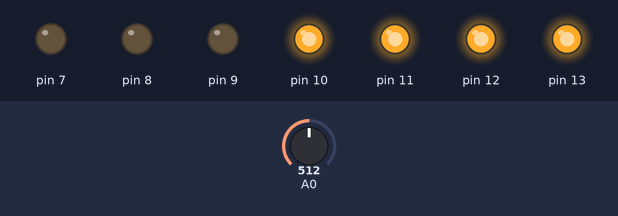
A sketch run on a simulated Arduino Uno, built with avr-gcc and run on an emulated ATmega328P. Parts: output pins drawn as LEDs (lit = HIGH). The test bench sets the inputs (shaded band); at power-on: A0 = 512.

Above: at 1.2 s.
1.3 s: A0 set to 575
2.8 s: A0 set to 592
At 3.2 s:
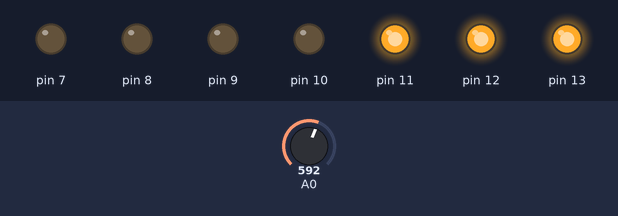
4.3 s: A0 set to 306
At 5.5 s:
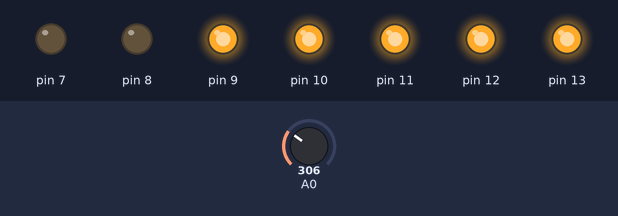
5.8 s: A0 set to 277
At 6.7 s:
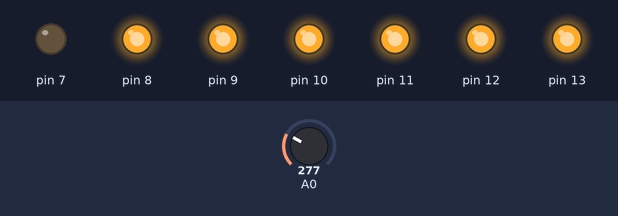
7.3 s: A0 set to 153
8.8 s: A0 set to 135
At 10.2 s:
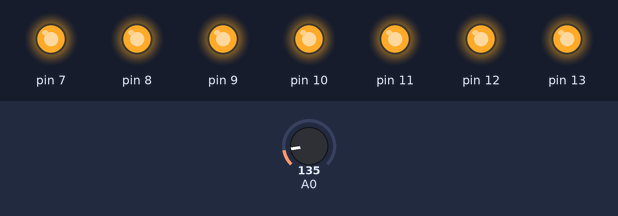
Timing chart, 0 to 11.3 s (numbered marks = the images above; inputs shaded):
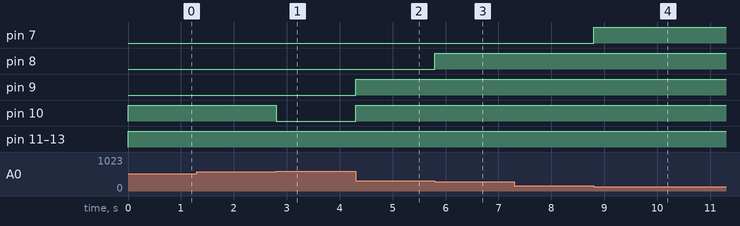

Measured:
- the behaviour switches between 584 and 585 on A0 (found by bisection; images 0 and 1)
- the behaviour switches between 293 and 292 on A0 (found by bisection; images 2 and 3)
- the behaviour switches between 147 and 146 on A0 (found by bisection; images 3 and 4)
- after the input at 1.3 s, every drawn part: stays the same
- after the input at 2.8 s, pin 10: HIGH → LOW at once
- after the input at 4.3 s, pin 9, pin 10: LOW → HIGH at once
- after the input at 5.8 s, pin 8: LOW → HIGH at once
- after the input at 7.3 s, every drawn part: stays the same
- after the input at 8.8 s, pin 7: LOW → HIGH at once

The sketch:

Opdr4.ino
```cpp
int aantalLampies;
void setup()
{
  pinMode(13, OUTPUT);
  pinMode(12, OUTPUT);
  pinMode(11, OUTPUT);
  pinMode(10, OUTPUT);
  pinMode(9, OUTPUT);
  pinMode(8, OUTPUT);
  pinMode(7, OUTPUT);
}

void loop()
{
  //rotatieWaarde neemt elke loop de gegevens van analogRead(A0) over
  int rotatieWaarde = analogRead(A0);
  //de waardes 0-1023 van rotatieWaarde worden omgezet naar 0-7, een nummer voor elk lampje
  //de waardes worden omgekeerd zodat je de knop van links naar rechts moet draaien om de lampjes van links naar rechts aan te zetten i.p.v. van rechts naar links.
  aantalLampies = map(rotatieWaarde, 0, 1023, 7, 0);
  lampie(13, 0);
  lampie(12, 1);
  lampie(11, 2);
  lampie(10, 3);
  lampie(9, 4);
  lampie(8, 5);
  lampie(7, 6);
}

//de functie lampie krijgt de nummer van de output port en de nummer wat lager moet zijn dan de waarde van de draaiknop om het aan te zetten
void lampie (int lamp, int nummer) {
  if (aantalLampies > nummer){
    digitalWrite(lamp, HIGH);
  } else {
    digitalWrite(lamp, LOW);
  }
}
  
```
